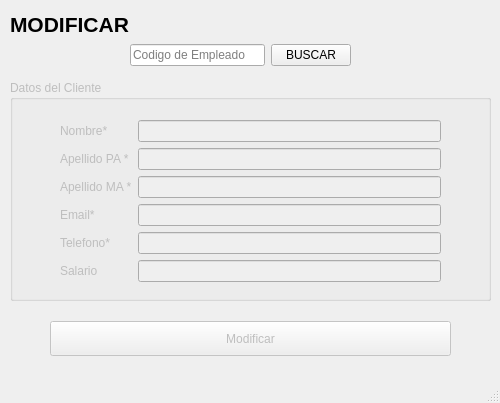
<?xml version="1.0" encoding="UTF-8"?>
<ui version="4.0">
 <class>MainWindow</class>
 <widget class="QMainWindow" name="MainWindow">
  <property name="geometry">
   <rect>
    <x>0</x>
    <y>0</y>
    <width>500</width>
    <height>403</height>
   </rect>
  </property>
  <property name="windowTitle">
   <string>MODIFICAR DATOS DE EMPLEADO</string>
  </property>
  <widget class="QWidget" name="centralwidget">
   <widget class="QLabel" name="lblTitulo">
    <property name="geometry">
     <rect>
      <x>10</x>
      <y>10</y>
      <width>482</width>
      <height>28</height>
     </rect>
    </property>
    <property name="font">
     <font>
      <pointsize>16</pointsize>
      <bold>true</bold>
     </font>
    </property>
    <property name="text">
     <string>MODIFICAR</string>
    </property>
   </widget>
   <widget class="QWidget" name="horizontalLayoutWidget">
    <property name="geometry">
     <rect>
      <x>130</x>
      <y>40</y>
      <width>221</width>
      <height>31</height>
     </rect>
    </property>
    <layout class="QHBoxLayout" name="horizontalLayout">
     <item>
      <widget class="QLineEdit" name="le_codigoEmple">
       <property name="placeholderText">
        <string>Codigo de Empleado</string>
       </property>
      </widget>
     </item>
     <item>
      <widget class="QPushButton" name="btn_buscar">
       <property name="text">
        <string>BUSCAR</string>
       </property>
      </widget>
     </item>
    </layout>
   </widget>
   <widget class="QGroupBox" name="groupBox">
    <property name="enabled">
     <bool>false</bool>
    </property>
    <property name="geometry">
     <rect>
      <x>10</x>
      <y>80</y>
      <width>481</width>
      <height>221</height>
     </rect>
    </property>
    <property name="title">
     <string>Datos del Cliente</string>
    </property>
    <widget class="QWidget" name="formLayoutWidget">
     <property name="geometry">
      <rect>
       <x>50</x>
       <y>40</y>
       <width>381</width>
       <height>164</height>
      </rect>
     </property>
     <layout class="QFormLayout" name="formLayout">
      <item row="0" column="0">
       <widget class="QLabel" name="label_2">
        <property name="text">
         <string>Nombre* </string>
        </property>
       </widget>
      </item>
      <item row="0" column="1">
       <widget class="QLineEdit" name="le_nombre"/>
      </item>
      <item row="1" column="0">
       <widget class="QLabel" name="lblApellidoPA">
        <property name="text">
         <string>Apellido PA *</string>
        </property>
       </widget>
      </item>
      <item row="1" column="1">
       <widget class="QLineEdit" name="le_apellidoPA"/>
      </item>
      <item row="2" column="0">
       <widget class="QLabel" name="lblApellidoMA">
        <property name="text">
         <string>Apellido MA *</string>
        </property>
       </widget>
      </item>
      <item row="2" column="1">
       <widget class="QLineEdit" name="le_apellidoMA"/>
      </item>
      <item row="3" column="0">
       <widget class="QLabel" name="label_3">
        <property name="text">
         <string>Email*</string>
        </property>
       </widget>
      </item>
      <item row="3" column="1">
       <widget class="QLineEdit" name="le_email"/>
      </item>
      <item row="4" column="0">
       <widget class="QLabel" name="label_4">
        <property name="text">
         <string>Telefono*</string>
        </property>
       </widget>
      </item>
      <item row="4" column="1">
       <widget class="QLineEdit" name="le_telefono"/>
      </item>
      <item row="5" column="0">
       <widget class="QLabel" name="label">
        <property name="text">
         <string>Salario</string>
        </property>
       </widget>
      </item>
      <item row="5" column="1">
       <widget class="QLineEdit" name="le_salario"/>
      </item>
     </layout>
    </widget>
   </widget>
   <widget class="QWidget" name="layoutWidget">
    <property name="geometry">
     <rect>
      <x>10</x>
      <y>320</y>
      <width>481</width>
      <height>37</height>
     </rect>
    </property>
    <layout class="QHBoxLayout" name="horizontalLayout_2">
     <item>
      <spacer name="hs01">
       <property name="sizeHint" stdset="0">
        <size>
         <width>40</width>
         <height>20</height>
        </size>
       </property>
      </spacer>
     </item>
     <item>
      <widget class="QPushButton" name="btnModificar">
       <property name="enabled">
        <bool>false</bool>
       </property>
       <property name="minimumSize">
        <size>
         <width>150</width>
         <height>35</height>
        </size>
       </property>
       <property name="text">
        <string>Modificar</string>
       </property>
      </widget>
     </item>
     <item>
      <spacer name="hs02">
       <property name="sizeHint" stdset="0">
        <size>
         <width>40</width>
         <height>20</height>
        </size>
       </property>
      </spacer>
     </item>
    </layout>
   </widget>
  </widget>
  <widget class="QStatusBar" name="statusbar"/>
 </widget>
 <resources/>
 <connections/>
</ui>
